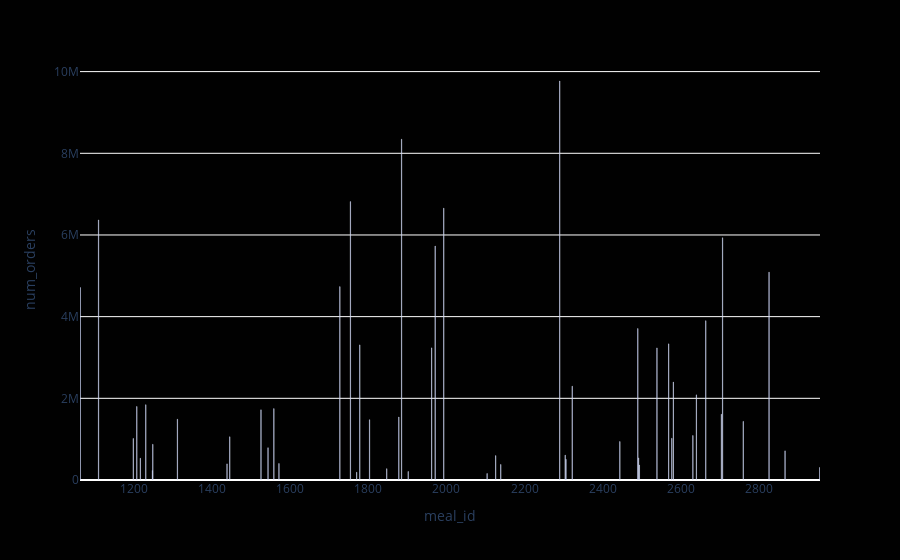

Here is the notebook cell this chart was saved with:
### Code cell
import plotly.express as px
fig = px.bar(meal_id, x="meal_id", y="num_orders")
fig.update_layout({
'plot_bgcolor': 'rgba(1, 1, 1, 1)',
'paper_bgcolor': 'rgba(1, 1, 1, 1)',
})

fig.show()

### Figure 1 — Plotly figure (JSON) as saved in the notebook; plotly's stock layout.template omitted (floating-point values rounded to 4 significant figures)
{"data": [{"alignmentgroup": "True", "hovertemplate": "meal_id=%{x}<br>num_orders=%{y}<extra></extra>", "legendgroup": "", "marker": {"color": "#636efa", "pattern": {"shape": ""}}, "name": "", "offsetgroup": "", "orientation": "v", "showlegend": false, "textposition": "auto", "type": "bar", "x": [1062, 1109, 1198, 1207, 1216, 1230, 1247, 1248, 1311, 1438, 1445, 1525, 1543, 1558, 1571, 1727, 1754, 1770, 1778, 1803, 1847, 1878, 1885, 1902, 1962, 1971, 1993, 2104, 2126, 2139, 2290, 2304, 2306, 2322, 2444, 2490, 2492, 2494, 2539, 2569, 2577, 2581, 2631, 2640, 2664, 2704, 2707, 2760, 2826, 2867, 2956], "xaxis": "x", "y": [4712795, 6367773, 1018280, 1800856, 533564, 1843969, 231897, 874750, 1489681, 395084, 1059221, 1719378, 791037, 1748940, 404932, 4735987, 6818059, 190709, 3308383, 1477018, 277635, 1542027, 8346246, 209242, 3235780, 5728620, 6656856, 159957, 597580, 380997, 9770303, 609378, 506600, 2298221, 942568, 3709125, 540339, 366927, 3234528, 3334399, 1021735, 2399000, 1090132, 2085360, 3900812, 1610896, 5932792, 1436019, 5090103, 713925, 307070], "yaxis": "y"}], "layout": {"barmode": "relative", "legend": {"tracegroupgap": 0}, "margin": {"t": 60}, "paper_bgcolor": "rgba(1, 1, 1, 1)", "plot_bgcolor": "rgba(1, 1, 1, 1)", "xaxis": {"anchor": "y", "domain": [0, 1], "title": {"text": "meal_id"}}, "yaxis": {"anchor": "x", "domain": [0, 1], "title": {"text": "num_orders"}}}}
